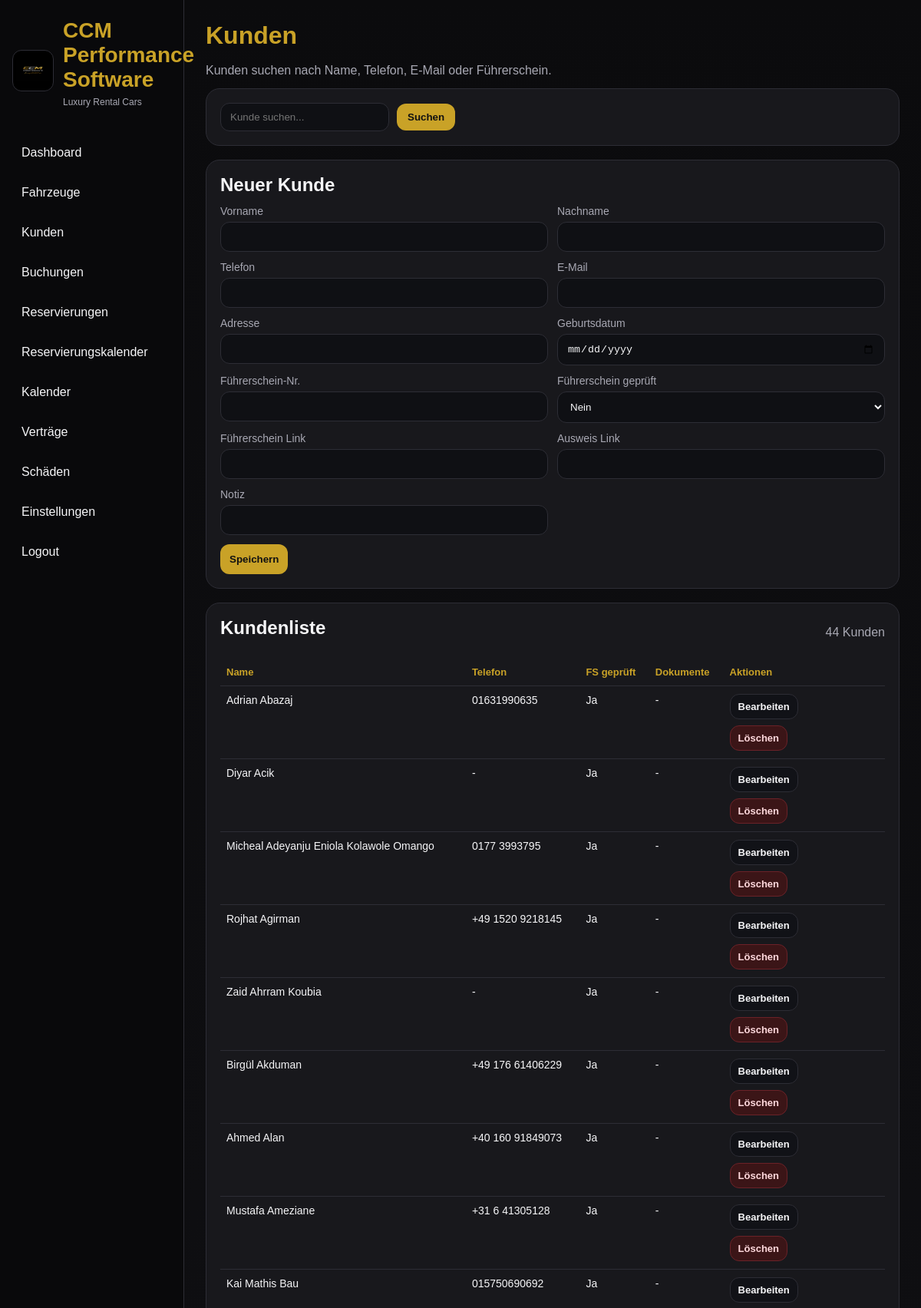
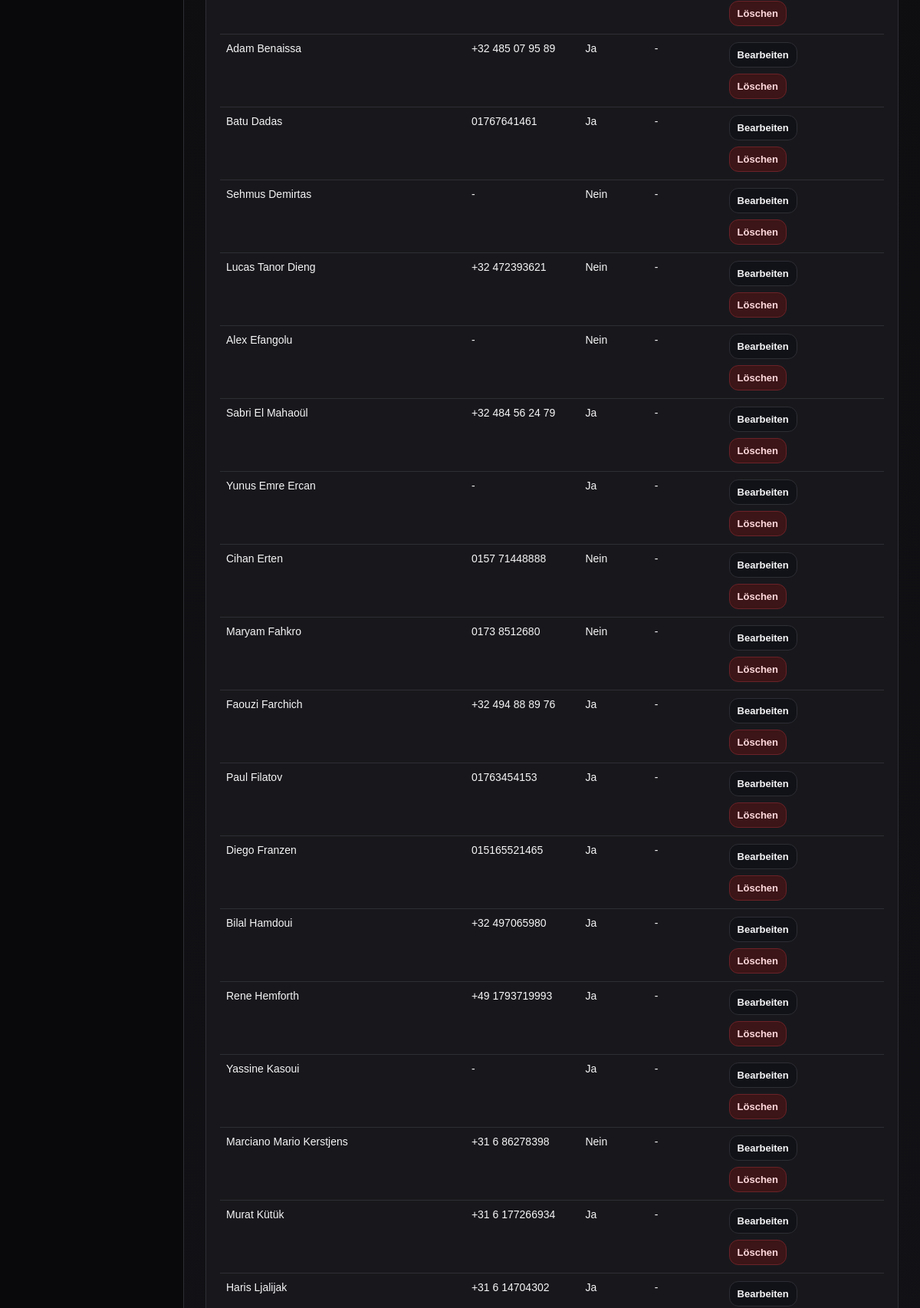
The page /customers (signed in, upper part) on the database its author committed (2 pictures, top to bottom).
### tables this page shows
CREATE TABLE customers(
        id INTEGER PRIMARY KEY AUTOINCREMENT,
        first_name TEXT NOT NULL,
        last_name TEXT NOT NULL,
        phone TEXT,
        email TEXT,
        address TEXT,
        birth_date TEXT,
        license_no TEXT,
        license_checked TEXT DEFAULT 'Nein',
        license_link TEXT,
        id_link TEXT,
        note TEXT
    );

### app.py (the view, shortened to what this page needs)
@app.route("/customers", methods=["GET", "POST"])
@login_required
def customers():
    db = get_db()
    q = request.args.get("q", "").strip()
    if q:
        like = f"%{q}%"
        items = db.execute("""
            SELECT * FROM customers
            WHERE first_name LIKE ? OR last_name LIKE ? OR phone LIKE ? OR email LIKE ? OR license_no LIKE ?
            ORDER BY last_name, first_name
        """, (like, like, like, like, like)).fetchall()
    else:
        items = db.execute("SELECT * FROM customers ORDER BY last_name, first_name").fetchall()
    return render_template("customers.html", title="Kunden", items=items, edit_item=None, q=q)

### app.py (called while the page is built)
def get_db():
    if "db" not in g:
        g.db = sqlite3.connect(DB_PATH)
        g.db.row_factory = sqlite3.Row
    return g.db

def login_required(fn):
    @wraps(fn)
    def wrapped(*args, **kwargs):
        if "user_id" not in session:
            return redirect(url_for("login"))
        return fn(*args, **kwargs)
    return wrapped

### templates/customers.html (shortened to what this page needs)
{% extends "base.html" %}
{% block content %}
<h1>Kunden</h1>
<div class="section-head">
  <div class="muted">Kunden suchen nach Name, Telefon, E-Mail oder Führerschein.</div>
</div>
<div class="panel" style="margin-bottom:18px;">
  <form method="get" class="search-row">
    <input name="q" value="{{ q or '' }}" placeholder="Kunde suchen...">
    <button type="submit">Suchen</button>
  </form>
</div>
<div class="grid two">
  <section class="panel">
    <h2>{{ "Kunde bearbeiten" if edit_item else "Neuer Kunde" }}</h2>
    <form method="post" class="form" action="{{ url_for('customer_edit', customer_id=edit_item.id) if edit_item else url_for('customers') }}">
      <label>Vorname<input name="first_name" required value="{{ edit_item.first_name if edit_item else '' }}"></label>
      <label>Nachname<input name="last_name" required value="{{ edit_item.last_name if edit_item else '' }}"></label>
      <label>Telefon<input name="phone" value="{{ edit_item.phone if edit_item else '' }}"></label>
      <label>E-Mail<input name="email" value="{{ edit_item.email if edit_item else '' }}"></label>
      <label>Adresse<input name="address" value="{{ edit_item.address if edit_item else '' }}"></label>
      <label>Geburtsdatum<input name="birth_date" type="date" value="{{ edit_item.birth_date if edit_item else '' }}"></label>
      <label>Führerschein-Nr.<input name="license_no" value="{{ edit_item.license_no if edit_item else '' }}"></label>
      <label>Führerschein geprüft
        <select name="license_checked">
          <option value="Nein" {{ 'selected' if not edit_item or edit_item.license_checked != 'Ja' else '' }}>Nein</option>
        </select>
      </label>
      <label>Führerschein Link<input name="license_link" value="{{ edit_item.license_link if edit_item else '' }}"></label>
      <label>Ausweis Link<input name="id_link" value="{{ edit_item.id_link if edit_item else '' }}"></label>
      <label>Notiz<input name="note" value="{{ edit_item.note if edit_item else '' }}"></label>
      <div class="form-actions">
        <button type="submit">{{ "Änderungen speichern" if edit_item else "Speichern" }}</button>
      </div>
    </form>
  </section>
  <section class="panel">
    <div class="section-head">
      <h2>Kundenliste</h2>
      <div class="muted">{{ items|length }} Kunden</div>
    </div>
    <table>
      <tr><th>Name</th><th>Telefon</th><th>FS geprüft</th><th>Dokumente</th><th>Aktionen</th></tr>
      {% for row in items %}
      <tr>
        <td>{{ row.first_name }} {{ row.last_name }}</td>
        <td>{{ row.phone or "-" }}</td>
        <td>{{ row.license_checked }}</td>
        <td>
          {% if not row.license_link and not row.id_link %}-{% endif %}
        </td>
        <td>
          <div class="table-actions">
            <a class="btn-small" href="{{ url_for('customer_edit', customer_id=row.id) }}">Bearbeiten</a>
            <form method="post" action="{{ url_for('customer_delete', customer_id=row.id) }}" onsubmit="return confirm('Kunde wirklich löschen?');">
              <button class="btn-small danger" type="submit">Löschen</button>
            </form>
          </div>
        </td>
      </tr>
      {% endfor %}
    </table>
  </section>
</div>
{% endblock %}

### static/style.css (style rules this page uses)
:root { --bg:#0e0e10; --panel:#18181c; --line:#2d2d35; --gold:#c9a227; --text:#f5f5f7; --muted:#a8a8b3; }
* { box-sizing:border-box }
body { margin:0;background:linear-gradient(180deg,#0b0b0d,#15151a);color:var(--text);font-family:Arial,sans-serif }
h1 { color:var(--gold);margin:0 0 18px }
h2 { margin:0 0 12px }
.panel { background:var(--panel);border:1px solid var(--line);border-radius:18px;padding:18px }
.grid.two { display:grid;grid-template-columns:1fr 1.25fr;gap:18px;margin-bottom:18px }
.form { display:grid;grid-template-columns:1fr 1fr;gap:12px }
.form label { display:flex;flex-direction:column;gap:6px;color:var(--muted);font-size:14px }
.form input,.form select { padding:11px 12px;border-radius:12px;border:1px solid var(--line);background:#0f1014;color:var(--text) }
.form button { grid-column:1/-1;padding:12px;border-radius:12px;border:0;background:var(--gold);color:#111;font-weight:700;cursor:pointer }
table { width:100%;border-collapse:collapse }
th,td { padding:10px 8px;border-bottom:1px solid var(--line);vertical-align:top;font-size:14px }
th { text-align:left;color:var(--gold);font-size:13px }
.muted { color:var(--muted) }
@media (max-width:1200px) { .grid.two { grid-template-columns:1fr } }
.section-head { display:flex;align-items:center;justify-content:space-between;margin-bottom:14px }
.form-actions { grid-column:1/-1;display:flex;gap:10px;align-items:center }
.btn-secondary,.btn-small { display:inline-flex;align-items:center;justify-content:center;padding:10px 12px;border-radius:12px;border:1px solid var(--line);background:#111217;color:var(--text);text-decoration:none;font-weight:700 }
.table-actions { display:flex;gap:8px;align-items:center;flex-wrap:wrap }
.table-actions form { margin:0 }
.table-actions .btn-small { padding:8px 10px;font-size:13px;cursor:pointer }
.btn-small.danger { background:#3b1517;border-color:#6b2228;color:#ffd9dd }
.search-row { display:flex;gap:10px;align-items:center;flex-wrap:wrap }
.search-row input,.search-row select { padding:10px 12px;border-radius:12px;border:1px solid var(--line);background:#0f1014;color:var(--text);min-width:220px }
.search-row button { padding:10px 14px;border-radius:12px;border:0;background:var(--gold);color:#111;font-weight:700;cursor:pointer }
form { width: 100%; }

### rows shown on the page
customers: first_name "Adrian", last_name "Abazaj", phone "01631990635", license_checked "Ja"
customers: first_name "Diyar", last_name "Acik", phone "-", license_checked "Ja"
customers: first_name "Micheal", last_name "Adeyanju Eniola Kolawole Omango", phone "0177 3993795", license_checked "Ja"
customers: first_name "Rojhat", last_name "Agirman", phone "+49 1520 9218145", license_checked "Ja"
customers: first_name "Zaid", last_name "Ahrram Koubia", phone "-", license_checked "Ja"
customers: first_name "Birgül", last_name "Akduman", phone "+49 176 61406229", license_checked "Ja"
customers: first_name "Ahmed", last_name "Alan", phone "+40 160 91849073", license_checked "Ja"
customers: first_name "Mustafa", last_name "Ameziane", phone "+31 6 41305128", license_checked "Ja"
customers: first_name "Kai Mathis", last_name "Bau", phone "015750690692", license_checked "Ja"
customers: first_name "Adam", last_name "Benaissa", phone "+32 485 07 95 89", license_checked "Ja"
customers: first_name "Batu", last_name "Dadas", phone "01767641461", license_checked "Ja"
customers: first_name "Sehmus", last_name "Demirtas", phone "-", license_checked "Nein"
customers: first_name "Lucas Tanor", last_name "Dieng", phone "+32 472393621", license_checked "Nein"
customers: first_name "Alex", last_name "Efangolu", phone "-", license_checked "Nein"
customers: first_name "Sabri", last_name "El Mahaoül", phone "+32 484 56 24 79", license_checked "Ja"
customers: first_name "Yunus Emre", last_name "Ercan", phone "-", license_checked "Ja"
customers: first_name "Cihan", last_name "Erten", phone "0157 71448888", license_checked "Nein"
customers: first_name "Maryam", last_name "Fahkro", phone "0173 8512680", license_checked "Nein"
customers: first_name "Faouzi", last_name "Farchich", phone "+32 494 88 89 76", license_checked "Ja"
customers: first_name "Paul", last_name "Filatov", phone "01763454153", license_checked "Ja"
customers: first_name "Diego", last_name "Franzen", phone "015165521465", license_checked "Ja"
customers: first_name "Bilal", last_name "Hamdoui", phone "+32 497065980", license_checked "Ja"
customers: first_name "Rene", last_name "Hemforth", phone "+49 1793719993", license_checked "Ja"
customers: first_name "Yassine", last_name "Kasoui", phone "-", license_checked "Ja"
customers: first_name "Marciano Mario", last_name "Kerstjens", phone "+31 6 86278398", license_checked "Nein"
customers: first_name "Murat", last_name "Kütük", phone "+31 6 177266934", license_checked "Ja"
customers: first_name "Haris", last_name "Ljalijak", phone "+31 6 14704302", license_checked "Ja"

### other values the page prints
{{ "Kunde bearbeiten" if edit_item else "Neuer Kunde" }} "Neuer Kunde"
{{ "Änderungen speichern" if edit_item else "Speichern" }} "Speichern"
{{ items|length }} "44"
